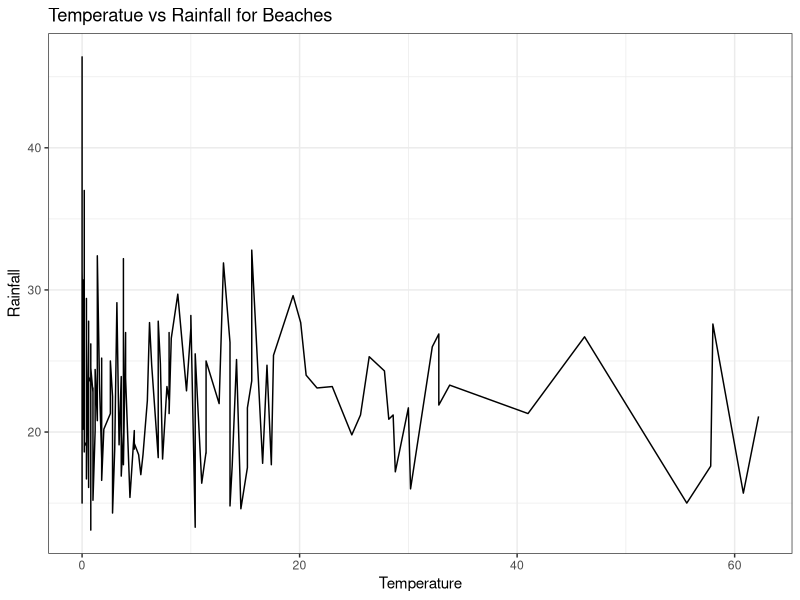

This figure's R source:
# STEP 1: Audrey

# load packages
library(tidyverse)

beaches <- read_csv("beaches.csv")

# STEP 2: Hayden
library(ggplot2)

beach_plot <- ggplot(beaches, aes(rainfall, temperature)) +
  geom_line()


# STEP 3: Madeleine
finished_plot <- beach_plot + ggtitle("Temperatue vs Rainfall for Beaches") + 
  xlab("Temperature") + ylab("Rainfall") + theme_bw()
finished_plot
